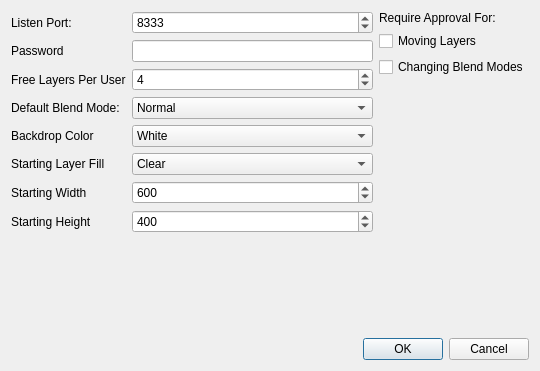
<?xml version="1.0" encoding="UTF-8"?>
<ui version="4.0">
 <class>HiveOptionsDialog</class>
 <widget class="QDialog" name="HiveOptionsDialog">
  <property name="geometry">
   <rect>
    <x>0</x>
    <y>0</y>
    <width>540</width>
    <height>371</height>
   </rect>
  </property>
  <property name="windowTitle">
   <string>Dialog</string>
  </property>
  <layout class="QVBoxLayout">
   <item>
    <layout class="QHBoxLayout">
     <item>
      <layout class="QVBoxLayout">
       <item>
        <layout class="QGridLayout">
         <item row="0" column="0">
          <widget class="QLabel" name="label_2">
           <property name="text">
            <string>Listen Port:</string>
           </property>
          </widget>
         </item>
         <item row="1" column="0">
          <widget class="QLabel" name="label_3">
           <property name="text">
            <string>Password</string>
           </property>
          </widget>
         </item>
         <item row="2" column="0">
          <widget class="QLabel" name="label_4">
           <property name="text">
            <string>Free Layers Per User</string>
           </property>
          </widget>
         </item>
         <item row="0" column="1">
          <widget class="QSpinBox" name="port_box">
           <property name="maximum">
            <number>65000</number>
           </property>
           <property name="value">
            <number>8333</number>
           </property>
          </widget>
         </item>
         <item row="2" column="1">
          <widget class="QSpinBox" name="max_layers_box">
           <property name="minimum">
            <number>1</number>
           </property>
           <property name="maximum">
            <number>20</number>
           </property>
           <property name="value">
            <number>4</number>
           </property>
          </widget>
         </item>
         <item row="1" column="1">
          <widget class="QLineEdit" name="password_entry"/>
         </item>
         <item row="3" column="0">
          <widget class="QLabel" name="label_5">
           <property name="text">
            <string>Default Blend Mode:</string>
           </property>
          </widget>
         </item>
         <item row="3" column="1">
          <widget class="QComboBox" name="comboBox">
           <item>
            <property name="text">
             <string>Normal</string>
            </property>
           </item>
          </widget>
         </item>
         <item row="4" column="0">
          <widget class="QLabel" name="label_6">
           <property name="text">
            <string>Backdrop Color</string>
           </property>
          </widget>
         </item>
         <item row="4" column="1">
          <widget class="QComboBox" name="comboBox_2">
           <item>
            <property name="text">
             <string>White</string>
            </property>
           </item>
          </widget>
         </item>
         <item row="5" column="0">
          <widget class="QLabel" name="label_7">
           <property name="text">
            <string>Starting Layer Fill</string>
           </property>
          </widget>
         </item>
         <item row="5" column="1">
          <widget class="QComboBox" name="comboBox_3">
           <item>
            <property name="text">
             <string>Clear</string>
            </property>
           </item>
          </widget>
         </item>
         <item row="6" column="0">
          <widget class="QLabel" name="label_8">
           <property name="text">
            <string>Starting Width</string>
           </property>
          </widget>
         </item>
         <item row="7" column="0">
          <widget class="QLabel" name="label_9">
           <property name="text">
            <string>Starting Height</string>
           </property>
          </widget>
         </item>
         <item row="6" column="1">
          <widget class="QSpinBox" name="width_box">
           <property name="minimum">
            <number>1</number>
           </property>
           <property name="maximum">
            <number>50000</number>
           </property>
           <property name="value">
            <number>600</number>
           </property>
          </widget>
         </item>
         <item row="7" column="1">
          <widget class="QSpinBox" name="height_box">
           <property name="minimum">
            <number>1</number>
           </property>
           <property name="maximum">
            <number>50000</number>
           </property>
           <property name="singleStep">
            <number>1</number>
           </property>
           <property name="value">
            <number>400</number>
           </property>
          </widget>
         </item>
        </layout>
       </item>
       <item>
        <spacer>
         <property name="orientation">
          <enum>Qt::Vertical</enum>
         </property>
         <property name="sizeHint" stdset="0">
          <size>
           <width>20</width>
           <height>40</height>
          </size>
         </property>
        </spacer>
       </item>
      </layout>
     </item>
     <item>
      <layout class="QVBoxLayout">
       <item>
        <widget class="QLabel" name="label">
         <property name="sizePolicy">
          <sizepolicy hsizetype="Minimum" vsizetype="Minimum">
           <horstretch>0</horstretch>
           <verstretch>0</verstretch>
          </sizepolicy>
         </property>
         <property name="text">
          <string>Require Approval For:</string>
         </property>
        </widget>
       </item>
       <item>
        <widget class="QCheckBox" name="move_layers_approval_check">
         <property name="text">
          <string>Moving Layers</string>
         </property>
         <property name="checked">
          <bool>false</bool>
         </property>
        </widget>
       </item>
       <item>
        <widget class="QCheckBox" name="change_blend_approval_check">
         <property name="text">
          <string>Changing Blend Modes</string>
         </property>
        </widget>
       </item>
       <item>
        <spacer>
         <property name="orientation">
          <enum>Qt::Vertical</enum>
         </property>
         <property name="sizeHint" stdset="0">
          <size>
           <width>20</width>
           <height>40</height>
          </size>
         </property>
        </spacer>
       </item>
      </layout>
     </item>
    </layout>
   </item>
   <item>
    <widget class="QDialogButtonBox" name="buttonBox">
     <property name="orientation">
      <enum>Qt::Horizontal</enum>
     </property>
     <property name="standardButtons">
      <set>QDialogButtonBox::Cancel|QDialogButtonBox::Ok</set>
     </property>
    </widget>
   </item>
  </layout>
 </widget>
 <resources/>
 <connections>
  <connection>
   <sender>buttonBox</sender>
   <signal>accepted()</signal>
   <receiver>HiveOptionsDialog</receiver>
   <slot>accept()</slot>
   <hints>
    <hint type="sourcelabel">
     <x>248</x>
     <y>254</y>
    </hint>
    <hint type="destinationlabel">
     <x>157</x>
     <y>274</y>
    </hint>
   </hints>
  </connection>
  <connection>
   <sender>buttonBox</sender>
   <signal>rejected()</signal>
   <receiver>HiveOptionsDialog</receiver>
   <slot>reject()</slot>
   <hints>
    <hint type="sourcelabel">
     <x>316</x>
     <y>260</y>
    </hint>
    <hint type="destinationlabel">
     <x>286</x>
     <y>274</y>
    </hint>
   </hints>
  </connection>
 </connections>
</ui>
